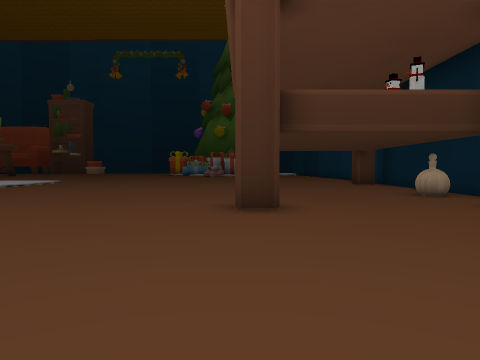
View 1 (above)

24 first-person views from a walk through a 3-D level made in the Unity game engine. The camera is 1.5 m above the floor, tilts 2° down and sees 70° across. The floor is counted in squares, 2 m on a side. Each view is taken from the middle of a square. On the plan, view 1 faces up. The plan holds only what a view shows up to about 11 squares ahead; the rest is blank. The place goes on beyond the plan. The player character is not drawn. Some surface patterns are stand-ins.

View 2
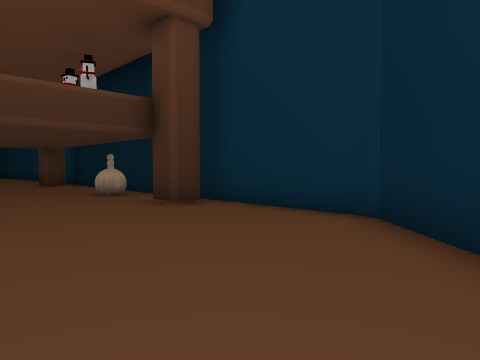

View 3
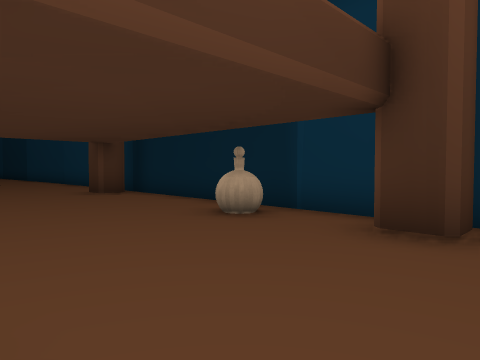

View 4
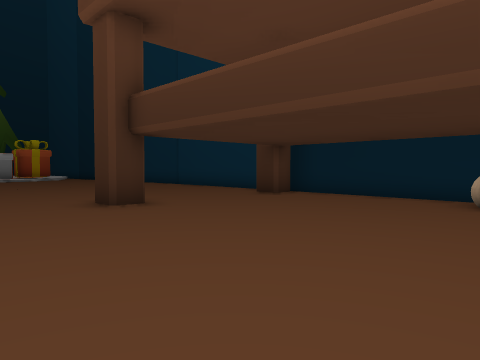

View 5
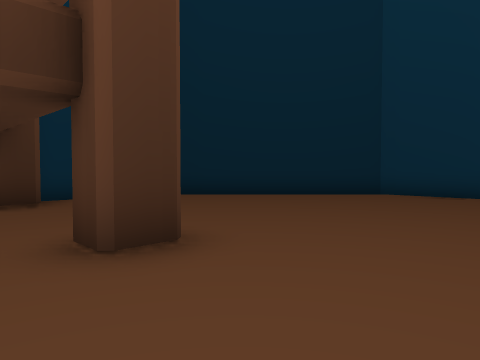

View 6
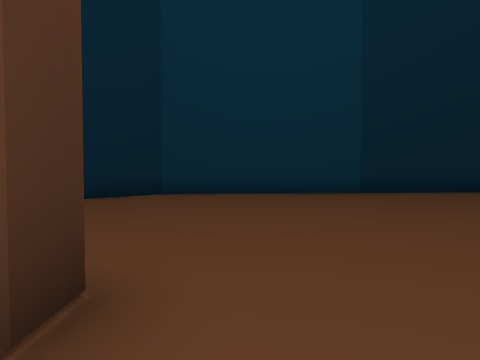

View 7
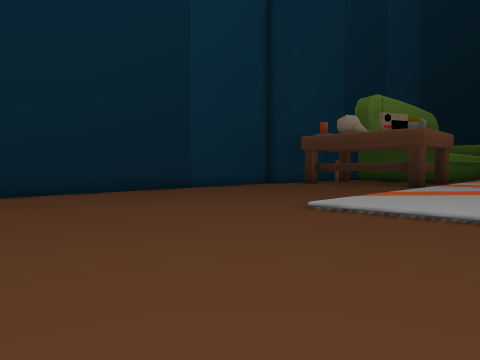

View 8
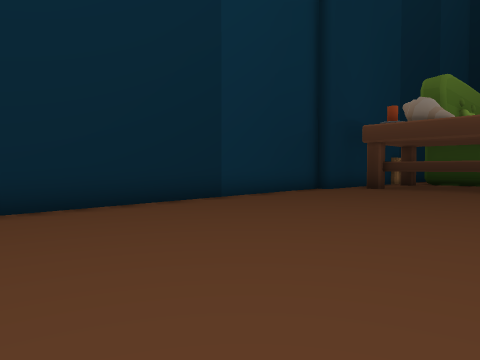

View 9
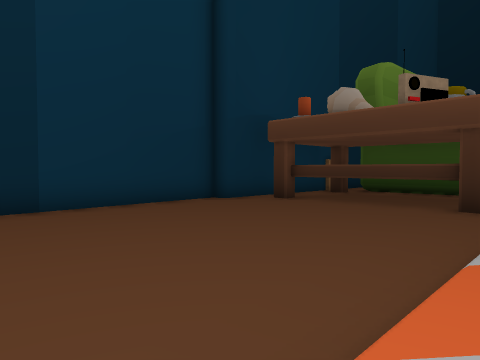

View 10
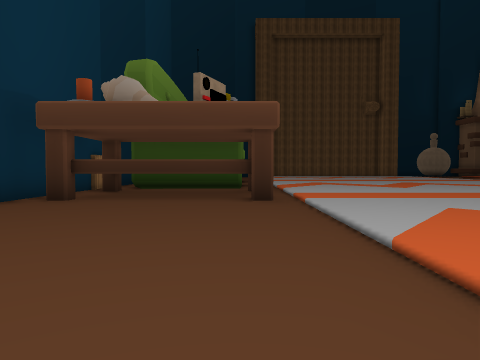

View 11
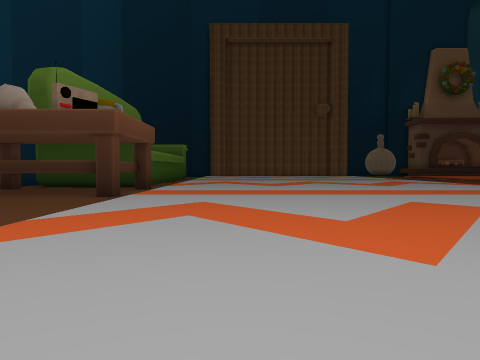

View 12
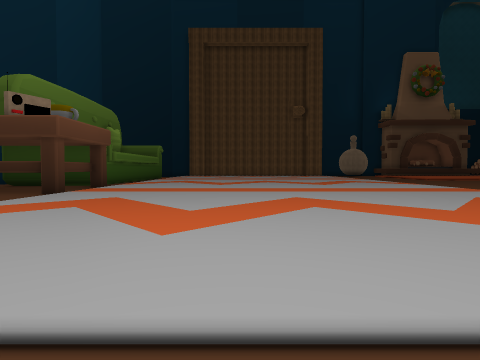

View 13
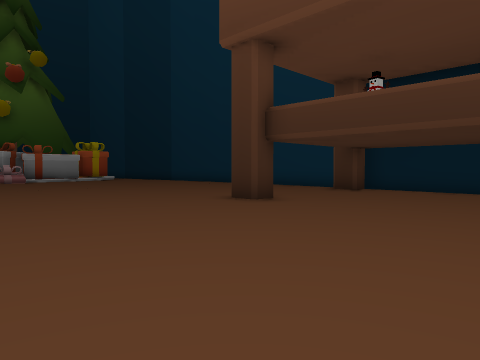

View 14
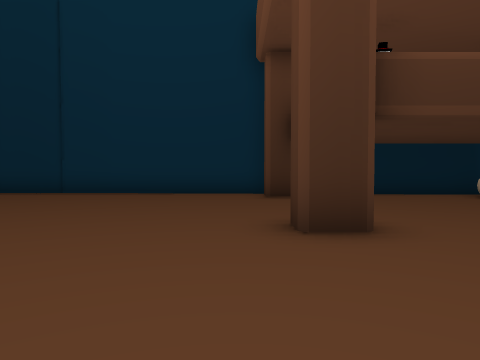

View 15
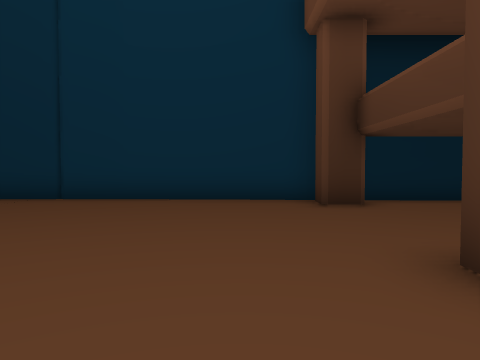

View 16
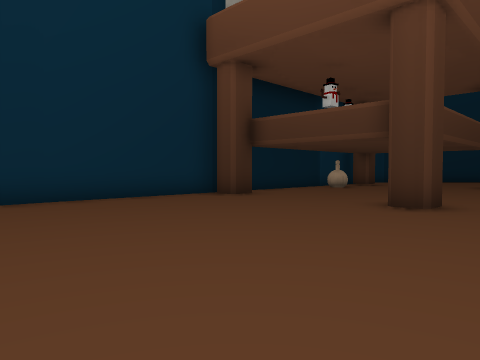

View 17
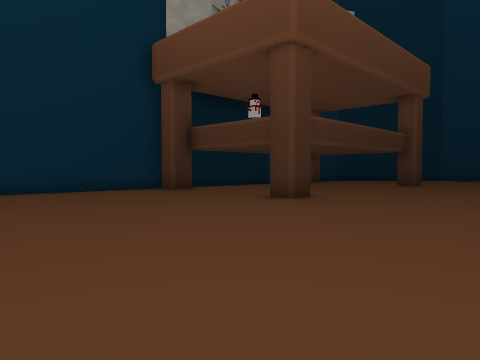

View 18
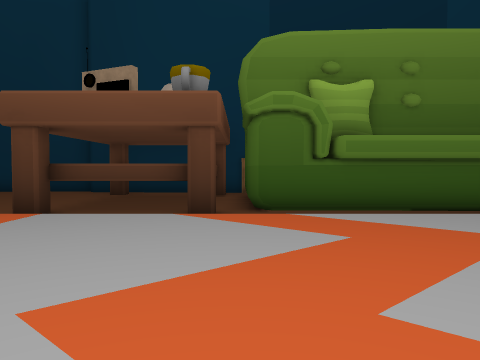

View 19
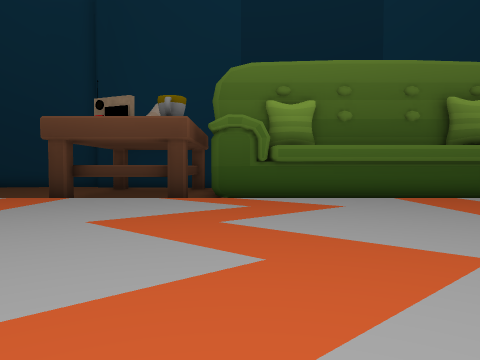

View 20
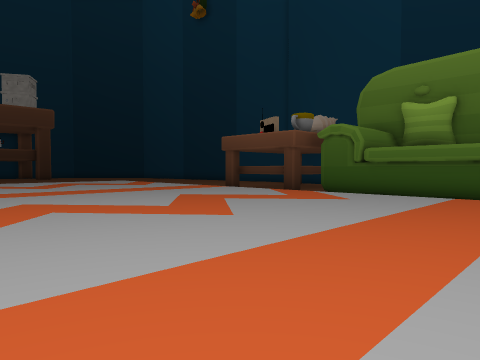

View 21
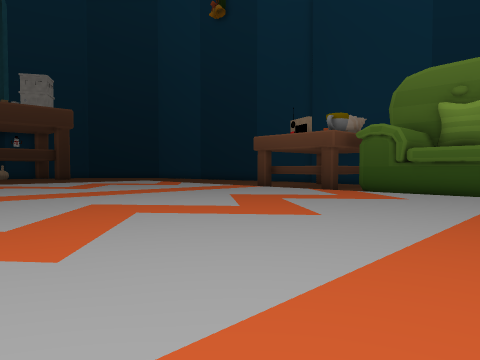

View 22
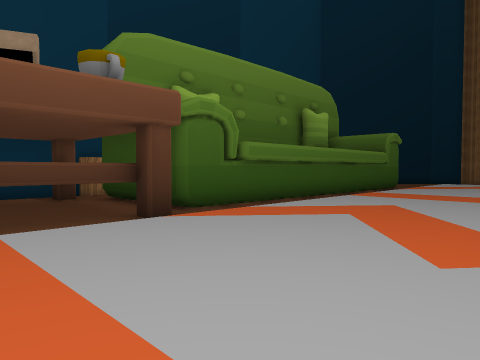

View 23
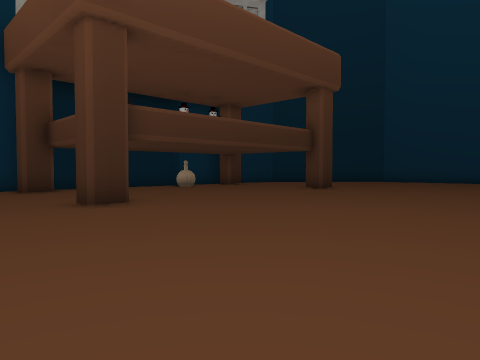

View 24
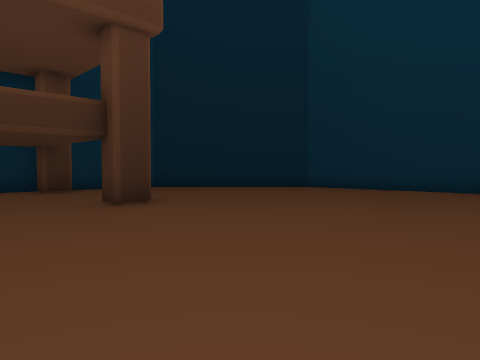

### Floor plan
Key: @ floor where view 1 was taken; # wall or solid block; . main floor; : floor 0.25 m higher than the main floor; / step, stairs or slope; O other object.
Columns run from 28 left of view 1 to 7 right of it. Each row starts with its distance up from view 1.
 22                        .......  ...#
 21                        ............#
 20                        ............#
 19                        ............#
 18                      ..............#
 17                      ..............#
 16           //         ..............#
 15  ::::     ::::       .......#....#.#
 14 :::::::::::::::       .............#
 13 :::::::::::::::::     .............#
 12 ::::::::::::::::::    .............#
 11 :::::::::::::::::::: ..............#
 10  :::::::::::::::::::...............#
  9  :::::::::::::::::::.............O.#
  8  :::::::::::::::::::...............#
  7 ::::::::::::::::::::...............#
  6 ::::::::::::::::::::........#....#.#
  5 ::::::::::::::::::::...............#
  4  ..................................#
  3 ############.......................#
  2            #......................##
  1            #.....................##
  0            #................@...##
 -1        ##  #...................##
 -2        #......................##
 -3        ########################

Where each view was taken, in squares from view 1:
view 1: 0 up, 0 right, facing up
view 2: 0 up, 1 right, facing up-right
view 3: 5 up, 1 right, facing up-right
view 4: 8 up, 3 left, facing up-right
view 5: 8 up, 3 left, facing down-right
view 6: 8 up, 1 left, facing down
view 7: 8 up, 3 left, facing down-left
view 8: 4 up, 5 left, facing down-left
view 9: 5 up, 9 left, facing down-left
view 10: 3 up, 9 left, facing left
view 11: 7 up, 8 left, facing left
view 12: 9 up, 7 left, facing left
view 13: 9 up, 6 left, facing up-right
view 14: 16 up, 4 left, facing right
view 15: 17 up, 2 left, facing right
view 16: 22 up, 2 left, facing down-right
view 17: 22 up, 5 left, facing down-right
view 18: 10 up, 21 left, facing down
view 19: 13 up, 22 left, facing down
view 20: 14 up, 28 left, facing down-right
view 21: 15 up, 27 left, facing down-right
view 22: 9 up, 17 left, facing down-left
view 23: 18 up, 7 left, facing down-right
view 24: 10 up, 7 left, facing down-right
